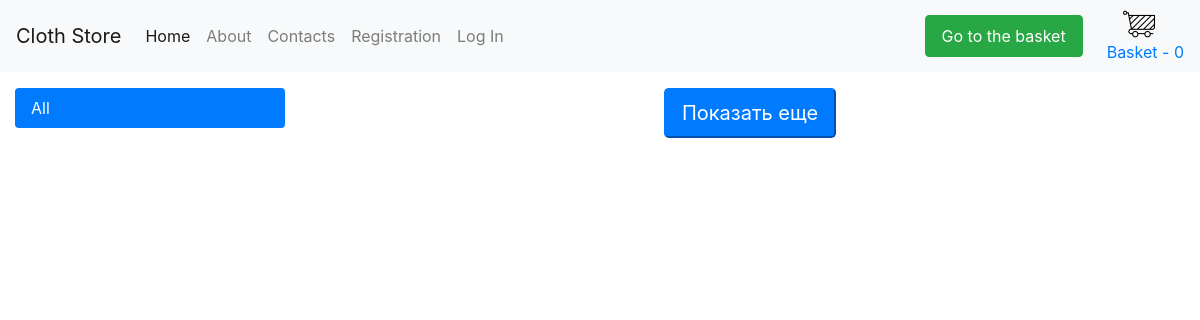
/, run on an earlier commit of the app's database.
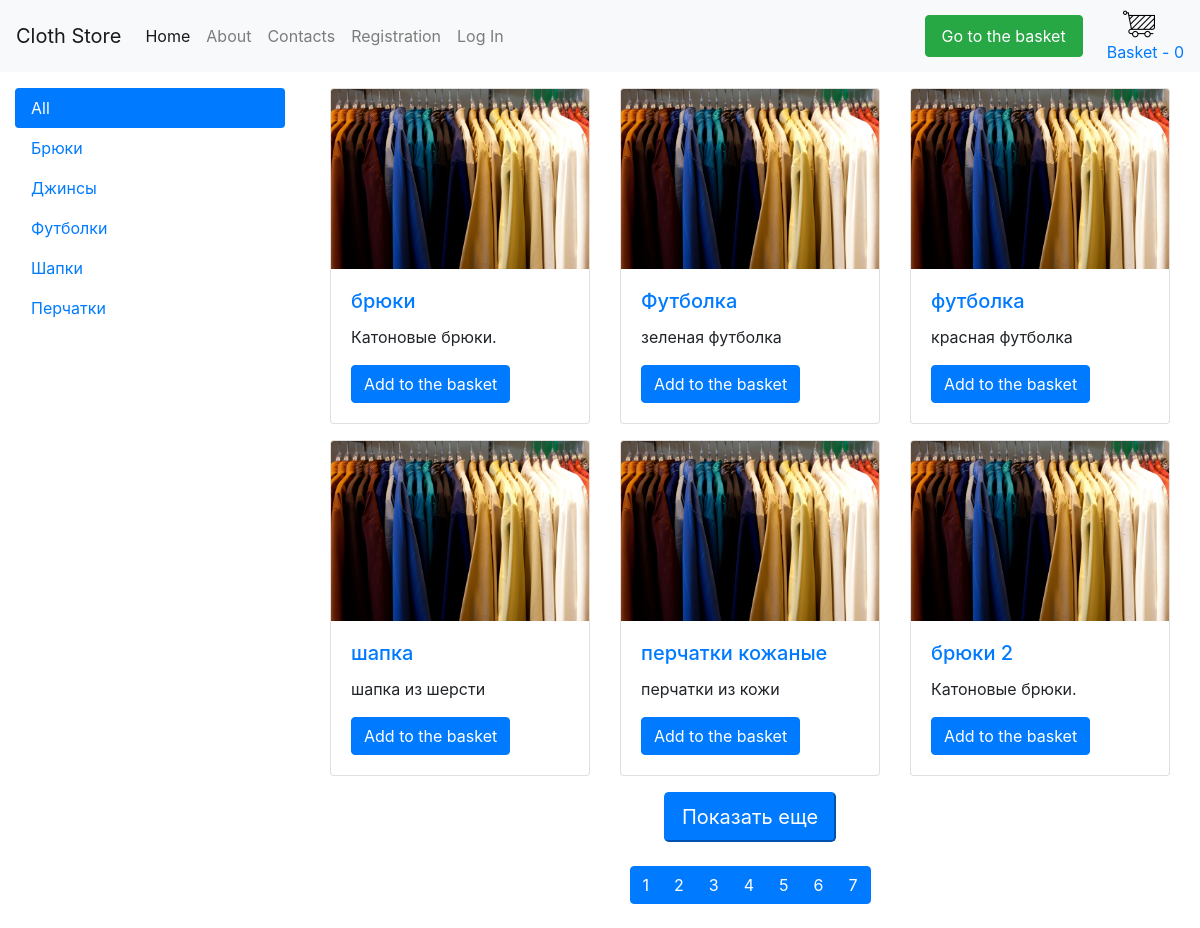
And on a later commit of the database.
### tables this page shows
CREATE TABLE `category` (
  `id` int(11) NOT NULL,
  `title` varchar(255) NOT NULL
);

CREATE TABLE `products` (
  `id` int(11) NOT NULL,
  `title` varchar(255) NOT NULL,
  `description` text NOT NULL,
  `content` text NOT NULL,
  `category_id` int(11) NOT NULL,
  `image` varchar(255) NOT NULL
);

### parts/product-card.php (the view)
<div class="col-4 mb-3">
	<div class="card">
		<a href="product.php?id=<?php echo $product["id"]; ?>">
			<img src="img/1.jpg" class="card-img-top" alt="...">
		</a>
		<div class="card-body">
			<a href="product.php?id=<?php echo $product["id"]; ?>" class="text-decoration-none">
				<h5 class="card-title"><?php echo $product["title"]; ?></h5>
			</a>
			<p class="card-text"><?php echo $product["description"]; ?></p>
			<button class="btn btn-primary add-basket" data-id="<?php echo $product["id"] ?>">Add to the basket</button>
		</div>
	</div>
</div>

### parts/head.php (shortened to what this page needs)
<!DOCTYPE html>
<html lang="en">
<head>
	<link rel="stylesheet" type="text/css" href="/assets/style/style.css">
	<link rel="stylesheet" href="/bootstrap/css/bootstrap.min.css">
</head>
<body>
<nav class="navbar navbar-expand-lg navbar-light bg-light">
  <a class="navbar-brand" href="/">Cloth Store</a>
  <div class="collapse navbar-collapse" id="navbarSupportedContent">
    <ul class="navbar-nav mr-auto">
      <li class="nav-item <?php if($page == "home"){ echo "active"; }?>">
        <a class="nav-link" href="/">Home </a>
      </li>
      <li class="nav-item <?php if($page == "about"){ echo "active"; }?>">
        <a class="nav-link" href="/pages/about.php">About</a>
      </li>
      <li class="nav-item <?php if($page == "contacts"){ echo "active"; }?>">
        <a class="nav-link" href="/pages/contacts.php">Contacts</a>
      </li>
      <li class="nav-item <?php if($page == "reg"){ echo "active"; }?>">
        <a class="nav-link" href="/registration.php">Registration</a>
      </li>
      <li class="nav-item <?php if($page == "log"){ echo "active"; }?>">
        <a class="nav-link" href="/log-in.php">Log In</a>
      </li>
    </ul>
	<div class="my-lg-0 ml-4">
	<a class="nav-link btn btn-success" href="/pages/basket.php">Go to the basket</a>
	</div>
	<div class="my-lg-0 ml-4">
		<a class="no-text-decoration grey-link" href="/pages/basket.php">
			<img src="/img/basket.png" class=" ml-3" alt="..." style="width:32px;">
			<?php
			$quant = 0;
			?>
			<div class="cart-item">
			<span class="display-6">Basket - </span><span id="count-basket"><?php echo $quant; ?></span>
		</div>
		</a>
	</div>
  </div>
</nav>
<div class="container-fluid pt-3">
	<div class="row">
		<div class="col-3">
		<?php
			include $_SERVER['DOCUMENT_ROOT'] . "/parts/category-nav.php";
		?>
		</div>
		<div class="col-9">
			<div class="container">

### parts/category-nav.php
<div class="nav flex-column nav-pills" id="v-pills-tab" role="tablist" aria-orientation="vertical">
	<?php
	$categorySql = "SELECT * FROM category";
	$categoryResult = $connect->query($categorySql);
	if(isset($_GET["id"])){
		echo "<a class='nav-link' href='/'>All</a>";
	}else{
		echo "<a class='nav-link active' href='/'>All</a>";
	}
	while($category = mysqli_fetch_assoc($categoryResult)){
		if(isset($_GET["id"]) && $_GET["id"] == $category["id"]){
			echo "<a class='nav-link active' href='/category.php?id=" . $category["id"] . "'>" . $category["title"] . "</a>";
		}else{
			echo "<a class='nav-link' href='/category.php?id=" . $category["id"] . "'>" . $category["title"] . "</a>";
		}
	}
	?>
</div>

### index.php (shortened to what this page needs)
<?php
$page = "home";
include "configs/db.php";
include "parts/head.php";
?>
<div class="row" id="products-block">
	<?php
	$productSql = "SELECT * FROM products LIMIT 6";
	$productResult = $connect -> query($productSql);
	while($product = mysqli_fetch_assoc($productResult)){
		include $_SERVER['DOCUMENT_ROOT'] . "/parts/product-card.php";
	}
	$allProductsSql = "SELECT * FROM products";
	$resultAll = $connect -> query($allProductsSql);
	$quantity = mysqli_num_rows($resultAll);
	?>
</div>
<div class="row mb-4 justify-content-center">
		<button class="btn-primary btn-lg" id="show-more">Показать еще</button>
</div>
<div class="row mb-4 justify-content-center">
	<div class="btn-group " role="group" aria-label="Basic example">
		<?php
			$i = 1;
			if($quantity % 6 == 0){
				$num = $quantity / 6;
			}else{
				$num = $quantity / 6 +1;
			}
			while($i < $num){
				?>
				<button type="button" class="btn btn-primary" name="pagin-pages" data-link="/modules/products/pagin-page.php?pagin=<?php echo $i - 1 ?>&quantity=<?php echo $quantity ?>"><?php echo $i ?></button>
				<?php
				$i += 1;
			}
		?>
	</div>
</div>
<?php
include "parts/footer.php";
?>

### parts/footer.php (shortened to what this page needs)
			</div>
		</div>
	</div>
</div>
</body>
</html>

### assets/style/style.css (style rules this page uses)
.card-img-top { width: 100%; height: 15vw; object-fit: cover; }

What changed in the data, as far as the page shows it:
added category: title "Брюки"
added category: title "Джинсы"
added category: title "Футболки"
added category: title "Шапки"
added category: title "Перчатки"
added products: title "брюки", description "Катоновые брюки."
added products: title "Футболка", description "зеленая футболка"
added products: title "футболка", description "красная футболка"
added products: title "шапка", description "шапка из шерсти"
added products: title "перчатки кожаные", description "перчатки из кожи"
added products: title "брюки 2", description "Катоновые брюки."
Also different on the page:
new list line: "1"
new list line: "2"
new list line: "3"
new list line: "4"
new list line: "5"
new list line: "6"
new list line: "7"
